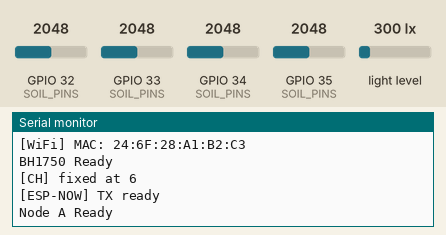
A sketch run on a simulated ESP32. Shown: the last lines printed to the serial monitor. The test bench sets the inputs (shaded band); at power-on: GPIO 32 (SOIL_PINS) = 2048, GPIO 33 (SOIL_PINS) = 2048, GPIO 34 (SOIL_PINS) = 2048, GPIO 35 (SOIL_PINS) = 2048, light level 300 lx (analog values on the 0–4095 scale). Not simulated (calls return 0 or success): ../secrets.h.

Above: at 1.4 s.
1.5 s: GPIO 32 (SOIL_PINS) set to 3467
At 2.4 s:
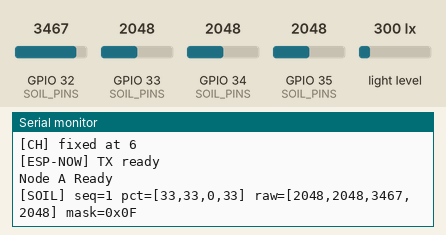
5.5 s: GPIO 32 (SOIL_PINS) set to 3563
At 6.6 s:
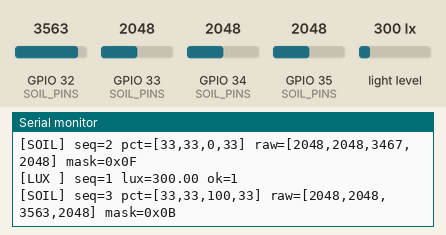
9.5 s: GPIO 33 (SOIL_PINS) set to 3432
At 10.8 s:
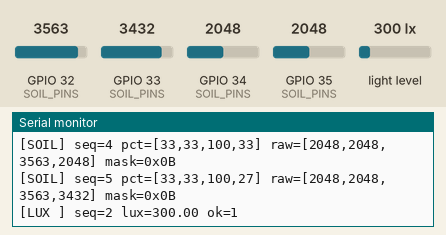
11.0 s: GPIO 33 (SOIL_PINS) set to 3550
At 12.4 s:
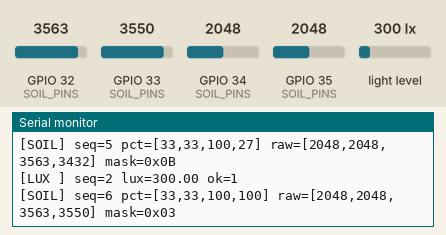
Timing chart, 0 to 14.0 s (numbered marks = the images above; inputs shaded):
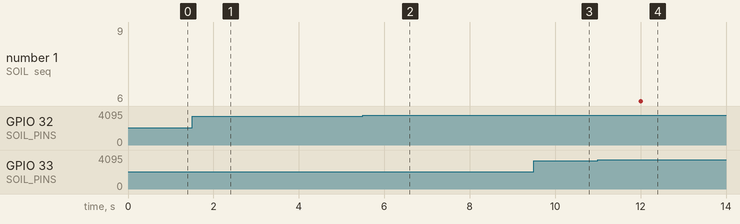

The sketch:

NodeA.ino
```cpp
/*
  SmartFarmIoT_NodeA_SensorTx_OOP.ino
  ------------------------------------------------------------
  Node A (Sensor Transmitter) - OOP refactor
  - Soil 4ch: median-of-5 + EMA
  - BH1750 lux read with retry
  - Send to Node B via ESP-NOW
  ------------------------------------------------------------
*/

#include <Wire.h>
#include <BH1750.h>
#include <WiFi.h>
#include <esp_now.h>
#include <esp_wifi.h>
#include <math.h>
#include <string.h>
#include "../secrets.h"

// ===================== Protocol (shared) =====================
#define SOIL_COUNT 4

enum MsgType : uint8_t {
  MSG_SOIL = 1,
  MSG_LUX  = 2,
  MSG_PING = 3,
  MSG_ACK  = 4
};

struct __attribute__((packed)) Soil4Packet {
  uint8_t  msgType;               // MSG_SOIL
  uint32_t seq;
  int16_t  soilPct[SOIL_COUNT];
  uint16_t soilRaw[SOIL_COUNT];
  uint8_t  sensorOkMask;          // bit0..bit3
  uint32_t uptimeMs;
};

struct __attribute__((packed)) LuxPacket {
  uint8_t  msgType;               // MSG_LUX
  uint32_t seq;
  float    lux;
  uint32_t uptimeMs;
  uint8_t  sensorOk;              // 1=ok, 0=fault
};

struct __attribute__((packed)) PingPacket {
  uint8_t  msgType;               // MSG_PING
  uint32_t seq;
  uint32_t uptimeMs;
};

struct __attribute__((packed)) AckPacket {
  uint8_t  msgType;               // MSG_ACK
  uint32_t seq;
  uint32_t uptimeMs;
};

// ===================== Config =====================
#define SDA 21
#define SCL 22

const int SOIL_PINS[SOIL_COUNT] = {34, 35, 32, 33};

// Soil calibration
const int AIR_VALUE   = 2470;
const int WATER_VALUE = 1044;

const uint8_t ESPNOW_CHANNEL = 6;

// MAC ของ Node B (ตัวรับ) - กำหนดใน secrets.h
uint8_t NODE_B_MAC[] = NODE_B_MAC_ADDR;

// schedule
const unsigned long SOIL_TX_INTERVAL_MS = 2000UL;
const unsigned long LUX_TX_INTERVAL_MS  = 5000UL;

// ===================== Utilities =====================
static inline bool isRawSoilFault(int raw) {
  return (raw > 3500 || raw < 100);
}

static int median5(int a, int b, int c, int d, int e) {
  int arr[5] = {a, b, c, d, e};
  for (int i = 1; i < 5; i++) {
    int key = arr[i], j = i - 1;
    while (j >= 0 && arr[j] > key) { arr[j + 1] = arr[j]; j--; }
    arr[j + 1] = key;
  }
  return arr[2];
}

static const float SOIL_GAIN = 1.05f;
static const int SOIL_OFFSET = 3;

static int rawToPercent(int raw) {
  int p = map(raw, AIR_VALUE, WATER_VALUE, 0, 100);
  p = (int)roundf(p * SOIL_GAIN) + SOIL_OFFSET;
  if (p < 0) p = 0;
  if (p > 100) p = 100;
  return p;
}

// ===================== SoilSensorArray =====================
class SoilSensorArray {
public:
  SoilSensorArray(const int* pins, uint8_t n, float alpha)
  : pins_(pins), n_(n), alpha_(alpha) {}

  void begin() {
    for (uint8_t i = 0; i < n_; i++) {
      pinMode(pins_[i], INPUT);
      ema_[i] = 0.0f;
      emaInit_[i] = false;
    }
  }

  // fills arrays + mask
  void readAll(int16_t outPct[SOIL_COUNT], uint16_t outRaw[SOIL_COUNT], uint8_t &okMask) {
    okMask = 0;
    for (uint8_t i = 0; i < n_; i++) {
      uint16_t raw = 0;
      bool ok = false;
      int pct = readOne(i, raw, ok);

      outPct[i] = (int16_t)pct;
      outRaw[i] = raw;
      if (ok) okMask |= (1 << i);
    }
  }

private:
  int readOne(uint8_t idx, uint16_t &rawOut, bool &okOut) {
    const int pin = pins_[idx];

    int r1 = analogRead(pin);
    int r2 = analogRead(pin);
    int r3 = analogRead(pin);
    int r4 = analogRead(pin);
    int r5 = analogRead(pin);

    int raw = median5(r1, r2, r3, r4, r5);
    rawOut = (uint16_t)raw;

    if (isRawSoilFault(raw)) {
      okOut = false;
      return 100; // fail-safe
    }

    okOut = true;
    int p = rawToPercent(raw);

    if (!emaInit_[idx]) {
      ema_[idx] = (float)p;
      emaInit_[idx] = true;
    } else {
      ema_[idx] = alpha_ * p + (1.0f - alpha_) * ema_[idx];
    }

    int out = (int)roundf(ema_[idx]);
    if (out < 0) out = 0;
    if (out > 100) out = 100;
    return out;
  }

  const int* pins_;
  uint8_t n_;
  float alpha_;
  float ema_[SOIL_COUNT];
  bool  emaInit_[SOIL_COUNT];
};

// ===================== LuxSensorBH1750 =====================
class LuxSensorBH1750 {
public:
  LuxSensorBH1750(uint8_t addr=0x23) : addr_(addr) {}

  void begin() {
    bhReady_ = meter_.begin(BH1750::CONTINUOUS_HIGH_RES_MODE, addr_, &Wire);
    Serial.println(bhReady_ ? "BH1750 Ready" : "BH1750 init fail");
  }

  float readLuxSafe(bool &ok) {
    unsigned long now = millis();

    if (!bhReady_) {
      if (now - lastRetryMs_ >= retryIntervalMs_) {
        lastRetryMs_ = now;
        bhReady_ = meter_.begin(BH1750::CONTINUOUS_HIGH_RES_MODE, addr_, &Wire);
        if (bhReady_) Serial.println("[BH1750] Recovered");
      }
      ok = false;
      return NAN;
    }

    float lux = meter_.readLightLevel();
    if (isnan(lux) || isinf(lux) || lux < 0.0f || lux > 120000.0f) {
      bhReady_ = false;
      ok = false;
      return NAN;
    }

    ok = true;
    return lux;
  }

private:
  BH1750 meter_;
  uint8_t addr_;
  bool bhReady_ = false;
  unsigned long lastRetryMs_ = 0;
  const unsigned long retryIntervalMs_ = 3000UL;
};

// ===================== EspNowLinkTx =====================
class EspNowLinkTx {
public:
  bool begin(const uint8_t peerMac[6], uint8_t channel) {
    memcpy(peerMac_, peerMac, 6);
    channel_ = channel;

    WiFi.mode(WIFI_STA);
    WiFi.setSleep(false);

    // lock channel
    setWifiChannel(channel_);

    if (esp_now_init() != ESP_OK) {
      Serial.println("[ESP-NOW] init failed");
      return false;
    }

    esp_now_register_send_cb(&EspNowLinkTx::onDataSentStatic);
    esp_now_register_recv_cb(&EspNowLinkTx::onDataRecvStatic);
    instance_ = this;

    // add peer
    esp_now_peer_info_t peerInfo = {};
    memcpy(peerInfo.peer_addr, peerMac_, 6);
    peerInfo.channel = channel_;
    peerInfo.encrypt = false;

    if (esp_now_is_peer_exist(peerMac_)) {
      esp_now_del_peer(peerMac_);
    }
    if (esp_now_add_peer(&peerInfo) != ESP_OK) {
      Serial.println("[ESP-NOW] add peer failed");
      return false;
    }

    Serial.println("[ESP-NOW] TX ready");
    return true;
  }

  esp_err_t send(const void* data, size_t len) {
    return esp_now_send(peerMac_, (const uint8_t*)data, len);
  }

  // optional: expose ack status ifคุณจะใช้ channel scan/keepalive ในอนาคต
  bool consumeAck(uint32_t &seqOut) {
    if (!ackReceived_) return false;
    ackReceived_ = false;
    seqOut = ackSeqRx_;
    return true;
  }

private:
  static EspNowLinkTx* instance_;

  static void onDataRecvStatic(const esp_now_recv_info_t *info, const uint8_t *data, int len) {
    if (instance_) instance_->onDataRecv(info, data, len);
  }
  static void onDataSentStatic(const wifi_tx_info_t *tx_info, esp_now_send_status_t status) {
    if (instance_) instance_->onDataSent(tx_info, status);
  }

  void onDataRecv(const esp_now_recv_info_t *info, const uint8_t *data, int len) {
    (void)info;
    if (!data || len < 1) return;
    uint8_t type = data[0];
    if (type == MSG_ACK && len == (int)sizeof(AckPacket)) {
      AckPacket a{};
      memcpy(&a, data, sizeof(a));
      ackSeqRx_ = a.seq;
      ackReceived_ = true;
      lastAckMs_ = millis();
    }
  }

  void onDataSent(const wifi_tx_info_t *tx_info, esp_now_send_status_t status) {
    (void)tx_info;
    if (status != ESP_NOW_SEND_SUCCESS) {
      Serial.println("[ESP-NOW] Send fail");
    }
  }

  static void setWifiChannel(uint8_t ch) {
    esp_wifi_set_promiscuous(true);
    esp_wifi_set_channel(ch, WIFI_SECOND_CHAN_NONE);
    esp_wifi_set_promiscuous(false);
  }

  uint8_t peerMac_[6]{};
  uint8_t channel_ = 1;

  // ack state
  volatile bool ackReceived_ = false;
  volatile uint32_t ackSeqRx_ = 0;
  volatile unsigned long lastAckMs_ = 0;
};

EspNowLinkTx* EspNowLinkTx::instance_ = nullptr;

// ===================== NodeAApp =====================
class NodeAApp {
public:
  NodeAApp()
  : soil_(SOIL_PINS, SOIL_COUNT, 0.18f),
    lux_(),
    link_() {}

  void begin() {
    Serial.begin(115200);
    delay(200);

    Serial.print("[WiFi] MAC: ");
    Serial.println(WiFi.macAddress());

    Wire.begin(SDA, SCL);

    analogReadResolution(12);
    analogSetAttenuation(ADC_11db);

    soil_.begin();
    lux_.begin();

    Serial.printf("[CH] fixed at %u\n", ESPNOW_CHANNEL);
    if (!link_.begin(NODE_B_MAC, ESPNOW_CHANNEL)) {
      Serial.println("ESP-NOW TX init error");
    }

    Serial.println("Node A Ready");
  }

  void update() {
    unsigned long now = millis();

    if (now - lastSoilTxMs_ >= SOIL_TX_INTERVAL_MS) {
      lastSoilTxMs_ = now;
      sendSoil();
    }

    if (now - lastLuxTxMs_ >= LUX_TX_INTERVAL_MS) {
      lastLuxTxMs_ = now;
      sendLux();
    }
  }

private:
  void sendSoil() {
    Soil4Packet pkt{};
    pkt.msgType = MSG_SOIL;
    pkt.seq = ++soilSeq_;
    pkt.uptimeMs = millis();

    soil_.readAll(pkt.soilPct, pkt.soilRaw, pkt.sensorOkMask);

    esp_err_t r = link_.send(&pkt, sizeof(pkt));
    if (r != ESP_OK) {
      Serial.printf("[ESP-NOW] Soil4 send err=%d\n", (int)r);
    }

    Serial.printf("[SOIL] seq=%lu pct=[%d,%d,%d,%d] raw=[%u,%u,%u,%u] mask=0x%02X\n",
                  (unsigned long)pkt.seq,
                  pkt.soilPct[0], pkt.soilPct[1], pkt.soilPct[2], pkt.soilPct[3],
                  pkt.soilRaw[0], pkt.soilRaw[1], pkt.soilRaw[2], pkt.soilRaw[3],
                  pkt.sensorOkMask);
  }

  void sendLux() {
    bool ok = false;
    float luxVal = lux_.readLuxSafe(ok);

    LuxPacket pkt{};
    pkt.msgType = MSG_LUX;
    pkt.seq = ++luxSeq_;
    pkt.uptimeMs = millis();
    pkt.sensorOk = ok ? 1 : 0;
    pkt.lux = ok ? luxVal : NAN;

    esp_err_t r = link_.send(&pkt, sizeof(pkt));
    if (r != ESP_OK) {
      Serial.printf("[ESP-NOW] Lux send err=%d\n", (int)r);
    }

    if (ok) Serial.printf("[LUX ] seq=%lu lux=%.2f ok=1\n", (unsigned long)pkt.seq, pkt.lux);
    else    Serial.printf("[LUX ] seq=%lu lux=nan ok=0\n", (unsigned long)pkt.seq);
  }

  SoilSensorArray soil_;
  LuxSensorBH1750 lux_;
  EspNowLinkTx link_;

  unsigned long lastSoilTxMs_ = 0;
  unsigned long lastLuxTxMs_  = 0;
  uint32_t soilSeq_ = 0;
  uint32_t luxSeq_  = 0;
};

NodeAApp app;

// ===================== Arduino entry =====================
void setup() {
  app.begin();
}

void loop() {
  app.update();
}
```

Measured:
- the behaviour switches between 3500 and 3501 on GPIO 32 (SOIL_PINS) (found by bisection; images 1 and 2)
- the behaviour switches between 3500 and 3501 on GPIO 33 (SOIL_PINS) (found by bisection; images 3 and 4)
- after the input at 1.5 s, the serial monitor: prints a new line after 0.50 s (image 1)
- after the input at 5.5 s, the serial monitor: prints a new line after 0.50 s (image 2)
- after the input at 9.5 s, the serial monitor: prints a new line after 0.50 s (image 3)
- after the input at 11.0 s, the serial monitor: prints a new line after 1.0 s (image 4)
